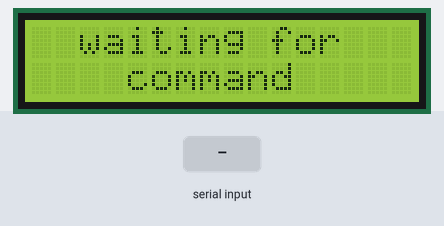
A sketch run on a simulated Arduino Uno, built with avr-gcc and run on an emulated ATmega328P. On the bench: 16×2 character LCD. The inputs (shaded band) are chosen by the test bench. What the sketch prints to the serial monitor is not drawn.

Above: at 1.2 s.
1.3 s: "5" received over the second serial link
At 1.5 s:
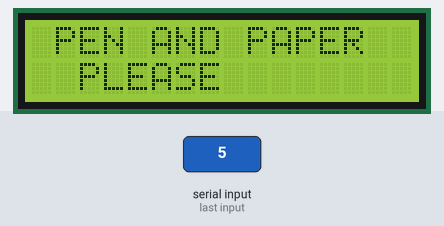
3.7 s: "4" received over the second serial link
At 4.1 s:
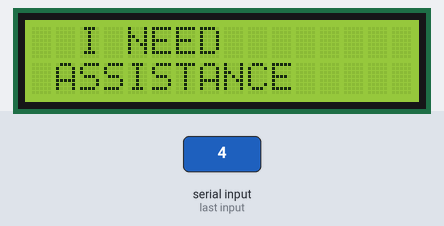
6.7 s: "2" received over the second serial link
At 7.1 s:
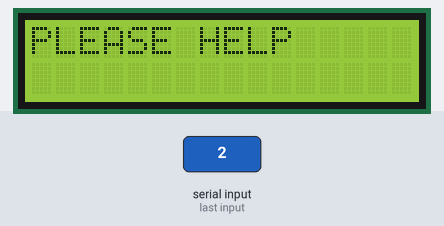
9.7 s: "8" received over the second serial link
At 10.7 s:
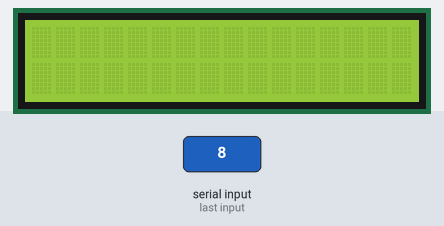
12.7 s: "3" received over the second serial link
At 12.94 s:
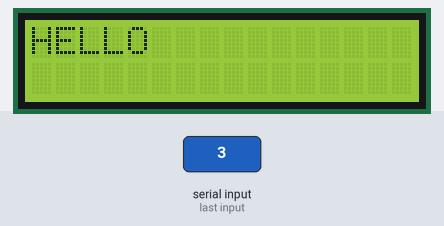
15.7 s: "9" received over the second serial link
At 15.98 s:
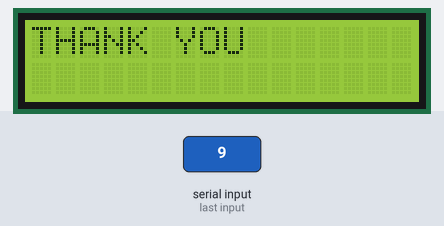

The sketch:

2_Arduino_code.ino
```cpp
#include<SoftwareSerial.h>
#include <LiquidCrystal_I2C.h>
LiquidCrystal_I2C lcd(0x27,16,2);

/* Create object named bt of the class SoftwareSerial */
SoftwareSerial bt(3,11); /* (Rx,Tx) */

int message;

void setup() {
  bt.begin(9600); /* Define baud rate for software serial communication */
  Serial.begin(9600); /* Define baud rate for serial communication */
  lcd.begin(16,2);//Defining 16 columns and 2 rows of lcd display
  lcd.backlight();//To Power ON the back light
}

void loop() {
   bt.begin(9600);
    if (bt.available()) /* If data is available on serial port */
    {
   message=bt.read();
   Serial.print(message);

    }
    lcddisplay(message);
    delay(10);

}


void lcddisplay(int b)
{
  lcd.setCursor(0,0); //Defining positon to write from first row,first column .

  switch(b){
  case 50:lcd.print("PLEASE HELP");
  delay(10);//You can write 16 Characters per line .
  break;
  case 51:lcd.print("HELLO");
  delay(10);
  break;
  case 52:lcd.print("  I NEED   ");
  lcd.setCursor(0,1);
  lcd.print(" ASSISTANCE ");
  delay(10);
  break;
  case 53:lcd.print(" PEN AND PAPER ");
  lcd.setCursor(0,1);
  lcd.print("  PLEASE  ");
  delay(10);
  break;
  case 56:lcd.print("I NEED WATER");
  delay(10);
  break;
  case 57:lcd.print("THANK YOU");
  delay(10);
  break;
  case 55:lcd.print("HUNGRY");
  delay(10);
  break;
  default:lcd.print("  waiting for   ");
  lcd.setCursor(0,1);
  lcd.print("    command ");
  delay(10);
  }

  lcd.clear();//Clean the screen
  //delay(100);

}
```

Measured:
- after the input at 1.3 s, the display: changes after 0.05 s (image 1)
- after the input at 3.7 s, the display: changes after 0.12 s (image 2)
- after the input at 6.7 s, the display: changes at once (image 3)
- after the input at 9.7 s, the display: first changes at once (image 4 shows a later state)
- after the input at 12.7 s, the display: changes after 0.09 s (image 5)
- after the input at 15.7 s, the display: changes after 0.13 s (image 6)
